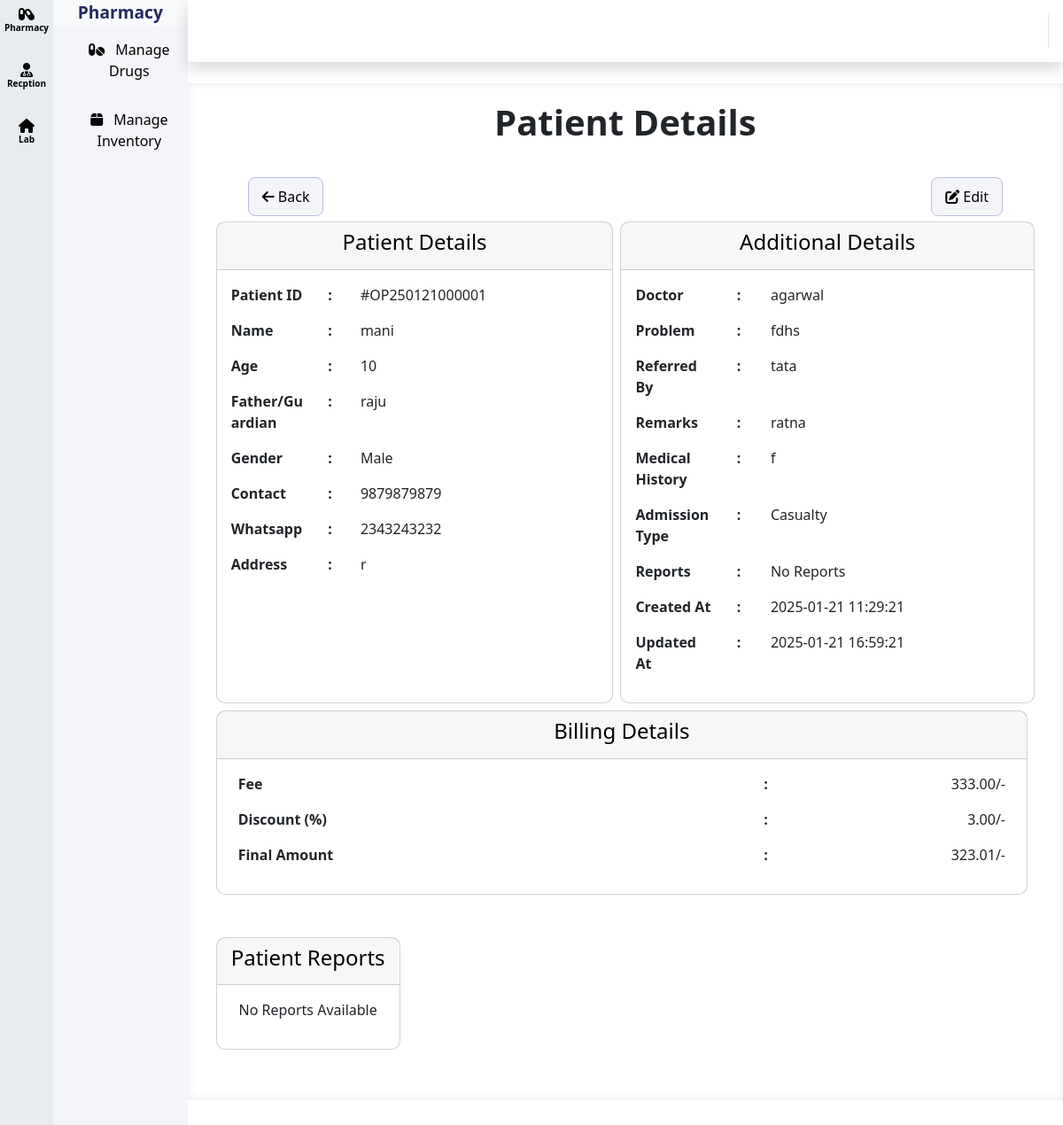
The page /modules/patients/views/view_patient.php?id=OP250121000001 on the database its author committed.
### tables this page shows
CREATE TABLE `patients_opd` (
  `id` varchar(20) NOT NULL,
  `name` varchar(255) NOT NULL,
  `age` int(11) NOT NULL,
  `gender` enum('Male','Female','Other') NOT NULL,
  `guardian_name` varchar(255) NOT NULL,
  `contact` varchar(15) NOT NULL,
  `whatsapp_number` varchar(15) NOT NULL,
  `address` text NOT NULL,
  `problem` varchar(255) NOT NULL,
  `doctor` varchar(255) NOT NULL,
  `referred_by` varchar(255) NOT NULL,
  `remarks` text NOT NULL,
  `admission_type` enum('Casualty','OPD') NOT NULL,
  `medical_history` text NOT NULL,
  `fee` decimal(10,2) NOT NULL,
  `discount` decimal(10,2) NOT NULL,
  `final_fee` decimal(10,2) GENERATED ALWAYS AS (`fee` - `fee` * `discount` / 100) STORED,
  `reports` varchar(255) NOT NULL,
  `created_at` timestamp NOT NULL DEFAULT current_timestamp(),
  `updated_at` datetime DEFAULT current_timestamp() ON UPDATE current_timestamp()
);

### modules/patients/views/view_patient.php (the view, shortened to what this page needs)
<div id="wrapper">
    <?php
    include "../../../includes/sidebar.php";
    include "../../../includes/header.php";
    include "../../../config/db.php";
    if (isset($_GET['id']) && !empty($_GET['id'])) {
        $patient_id = $_GET['id'];
        if ($patient_id) {
            $stmt = $pdo->prepare("SELECT * FROM patients_opd WHERE id = :id");
            $stmt->execute([':id' => $patient_id]);
            $patient = $stmt->fetch(PDO::FETCH_ASSOC);
            if ($patient) {
    ?>
                <div id="content-wrapper" class="d-flex flex-column bg-white">
                    <div id="content">
                        <h1 class="text-center mb-5"><strong>Patient Details</strong></h1>
                        <div class="d-flex justify-content-between px-5 mb-3">
                            <div>
                                <a href="javascript:history.back()" class=" viwe_btns viwe_btns_back mt-3"><i class="fa-solid fa-arrow-left"></i> Back</a>
                            </div>
                            <div>
                                <a href="edit_patient.php?id=<?php echo $patient['id']; ?>" class=" viwe_btns viwe_btns_edit mt-3"><i class="fa-solid fa-pen-to-square"></i> Edit</a>
                            </div>
                        </div>
                        <div class="container-fluid">
                            <div class="d-flex justify-content-between">
                                <div class="card flex-grow-1 me-2" style="border-radius: 10px;">
                                    <div class="card-header text-black   text-center">
                                        <h4>Patient Details</h4>
                                    </div>
                                    <div class="card-body">
                                        <div class="row mb-3">
                                            <div class="col-sm-3 font-weight-bold">Patient ID</div>
                                            <div class="col-sm-1 font-weight-bold"> : </div>
                                            <div class="col-sm-8">#<?php echo htmlspecialchars($patient['id']); ?></div>
                                        </div>
                                        <div class="row mb-3">
                                            <div class="col-sm-3 font-weight-bold">Name</div>
                                            <div class="col-sm-1 font-weight-bold"> : </div>
                                            <div class="col-sm-8"> <?php echo htmlspecialchars($patient['name']); ?></div>
                                        </div>
                                        <div class="row mb-3">
                                            <div class="col-sm-3 font-weight-bold">Age</div>
                                            <div class="col-sm-1 font-weight-bold"> : </div>
                                            <div class="col-sm-8"> <?php echo htmlspecialchars($patient['age']); ?></div>
                                        </div>
                                        <div class="row mb-3">
                                            <div class="col-sm-3 font-weight-bold">Father/Guardian</div>
                                            <div class="col-sm-1 font-weight-bold"> : </div>
                                            <div class="col-sm-8"> <?php echo htmlspecialchars($patient['guardian_name']); ?></div>
                                        </div>
                                        <div class="row mb-3">
                                            <div class="col-sm-3 font-weight-bold">Gender</div>
                                            <div class="col-sm-1 font-weight-bold"> : </div>
                                            <div class="col-sm-8"> <?php echo htmlspecialchars($patient['gender']); ?></div>
                                        </div>
                                        <div class="row mb-3">
                                            <div class="col-sm-3 font-weight-bold">Contact</div>
                                            <div class="col-sm-1 font-weight-bold"> : </div>
                                            <div class="col-sm-8"> <?php echo htmlspecialchars($patient['contact']); ?></div>
                                        </div>
                                        <div class="row mb-3">
                                            <div class="col-sm-3 font-weight-bold">Whatsapp</div>
                                            <div class="col-sm-1 font-weight-bold"> : </div>
                                            <div class="col-sm-8"> <?php echo htmlspecialchars($patient['whatsapp_number']); ?></div>
                                        </div>
                                        <div class="row mb-3">
                                            <div class="col-sm-3 font-weight-bold">Address</div>
                                            <div class="col-sm-1 font-weight-bold"> : </div>
                                            <div class="col-sm-8"> <?php echo htmlspecialchars($patient['address']); ?></div>
                                        </div>
                                    </div>
                                </div>
                                <div class="card flex-grow-1" style="border-radius: 10px;">
                                    <div class="card-header text-black  text-center">
                                        <h4>Additional Details</h4>
                                    </div>
                                    <div class="card-body">
                                        <div class="row mb-3">
                                            <div class="col-sm-3 font-weight-bold">Doctor</div>
                                            <div class="col-sm-1 font-weight-bold"> : </div>
                                            <div class="col-sm-8"><?php echo htmlspecialchars($patient['doctor']); ?></div>
                                        </div>
                                        <div class="row mb-3">
                                            <div class="col-sm-3 font-weight-bold">Problem </div>
                                            <div class="col-sm-1 font-weight-bold"> : </div>
                                            <div class="col-sm-8"><?php echo htmlspecialchars($patient['problem']); ?></div>
                                        </div>
                                        <div class="row mb-3">
                                            <div class="col-sm-3 font-weight-bold">Referred By </div>
                                            <div class="col-sm-1 font-weight-bold"> : </div>
                                            <div class="col-sm-8"><?php echo htmlspecialchars($patient['referred_by']); ?></div>
                                        </div>
                                        <div class="row mb-3">
                                            <div class="col-sm-3 font-weight-bold">Remarks </div>
                                            <div class="col-sm-1 font-weight-bold"> : </div>
                                            <div class="col-sm-8"><?php echo htmlspecialchars($patient['remarks']); ?></div>
                                        </div>
                                        <div class="row mb-3">
                                            <div class="col-sm-3 font-weight-bold">Medical History</div>
                                            <div class="col-sm-1 font-weight-bold"> : </div>
                                            <div class="col-sm-8"><?php echo htmlspecialchars($patient['medical_history']); ?></div>
                                        </div>
                                        <div class="row mb-3">
                                            <div class="col-sm-3 font-weight-bold">Admission Type</div>
                                            <div class="col-sm-1 font-weight-bold"> : </div>
                                            <div class="col-sm-8"><?php echo htmlspecialchars($patient['admission_type']); ?></div>
                                        </div>
                                        <div class="row mb-3">
                                            <div class="col-sm-3 font-weight-bold">Reports</div>
                                            <div class="col-sm-1 font-weight-bold"> : </div>
                                            <div class="col-sm-8">
                                                <?php
                                                if (!empty($patient['reports'])) {
                                                    $reports = explode(',', $patient['reports']);
                                                    foreach ($reports as $report) {
                                                        $fileName = basename($report);
                                                        echo "<a class='download_decration' href='" . htmlspecialchars($report) . "' download>" . htmlspecialchars($fileName) . " <i class='fa fa-download download-icon'></i></a><br>";
                                                    }
                                                } else {
                                                    echo "No Reports";
                                                }
                                                ?>
                                            </div>
                                        </div>
                                        <div class="row mb-3">
                                            <div class="col-sm-3 font-weight-bold">Created At </div>
                                            <div class="col-sm-1 font-weight-bold"> : </div>
                                            <div class="col-sm-8"><?php echo htmlspecialchars($patient['created_at']); ?></div>
                                        </div>
                                        <div class="row mb-3">
                                            <div class="col-sm-3 font-weight-bold">Updated At </div>
                                            <div class="col-sm-1 font-weight-bold"> : </div>
                                            <div class="col-sm-8"> <?php echo htmlspecialchars($patient['updated_at']); ?></div>
                                        </div>
                                    </div>
                                </div>
                            </div>
                        </div>
                        <div class="container-fluid my-2">
                            <div class="card flex-grow-1 me-2 " style="border-radius: 10px;">
                                <div class="card-header text-black  text-center">
                                    <h4> Billing Details</h4>
                                </div>
                                <div class="px-4 py-3">
                                    <div class="row mb-3 d-flex flex-row justify-content-between">
                                        <div class="col-sm-8 font-weight-bold">Fee</div>
                                        <div class="col-sm-1 font-weight-bold">:</div>
                                        <div class="col-sm-3 d-flex justify-content-end"><?php echo htmlspecialchars($patient['fee']); ?>/-</div>
                                    </div>
                                    <div class="row mb-3 d-flex flex-row justify-content-between">
                                        <div class="col-sm-8 font-weight-bold">Discount (%)</div>
                                        <div class="col-sm-1 font-weight-bold">:</div>
                                        <div class="col-sm-3 d-flex justify-content-end"><?php echo htmlspecialchars($patient['discount']); ?>/-</div>
                                    </div>
                                    <div class="row mb-3 d-flex flex-row justify-content-between">
                                        <div class="col-sm-8 font-weight-bold">Final Amount</div>
                                        <div class="col-sm-1 font-weight-bold">:</div>
                                        <div class="col-sm-3 d-flex justify-content-end"><?php echo htmlspecialchars($patient['final_fee']); ?>/-</div>
                                    </div>
                                </div>
                            </div>
                        </div>
                        <div class="container my-5">
                            <div class="card" style="border-radius: 10px;">
                                <div class="card-header text-black text-center">
                                    <h4>Patient Reports</h4>
                                </div>
                                <div class="card-body">
                                    <?php
                                    if (!empty($patient['reports'])) {
                                        $reports = explode(',', $patient['reports']);
                                        echo "<div class='row'>";
                                        foreach ($reports as $report) {
                                            $fileName = basename($report);
                                            $fileExt = pathinfo($report, PATHINFO_EXTENSION);
                                            echo "<div class='col-md-3 my-5'>";
                                            if ($fileExt === 'pdf') {
                                                echo "<h5>$fileName</h5>";
                                                echo "<embed src='" . htmlspecialchars($report) . "' width='100%' height='400px' type='application/pdf'>";
                                            }
                                            elseif (in_array($fileExt, ['jpg', 'jpeg', 'png', 'gif'])) {
                                                echo "<h5>$fileName</h5>";
                                                echo "<img src='" . htmlspecialchars($report) . "' alt='$fileName' width='100%' style='max-height: 400px;'>";
                                            }
                                            elseif ($fileExt === 'txt') {
                                                echo "<h5>$fileName</h5>";
                                                $fileContent = file_get_contents($report);
                                                echo "<pre>$fileContent</pre>";
                                            }
                                            echo "</div>";
                                        }
                                        echo "</div>";
                                    } else {
                                        echo "<p class='text-center'>No Reports Available</p>";
                                    }
                                    ?>
                                </div>
                            </div>
                        </div>
                    </div>
                </div>
</div>
<?php
            } else {
                echo "<div class='alert alert-danger text-center'>Patient not found.</div>";
            }
        } else {
            echo "<div class='alert alert-danger text-center'>Invalid Patient ID.</div>";
        }
    } else {
        echo "<div class='alert alert-danger text-center'>Patient ID is required.</div>";
    }
?>
</div>

### assets/css/style.css (style rules this page uses)
.card-header { background-color: #F4F5F9; }
.viwe_btns { background-color: #F4F5F9; border: #b8bbde 1px solid; padding: 10px 15px; border-radius: 8px; color: black; text-decoration: none; }
#wrapper { height: 100vh !important; }
#content-wrapper { flex: 1 !important; overflow-y: auto !important; height: 85vh !important; padding: 20px !important; box-shadow: inset 0px 0px 10px rgba(0, 0, 0, 0.1) !important; }

### rows shown on the page
patients_opd: id "OP250121000001", name "mani", age "10", guardian_name "raju", gender "Male", contact "9879879879", whatsapp_number "2343243232", address "r", doctor "agarwal", problem "fdhs", referred_by "tata", remarks "ratna", medical_history "f", admission_type "Casualty", created_at "2025-01-21 11:29:21", updated_at "2025-01-21 16:59:21", fee "333.00", discount "3.00", final_fee "323.01"
